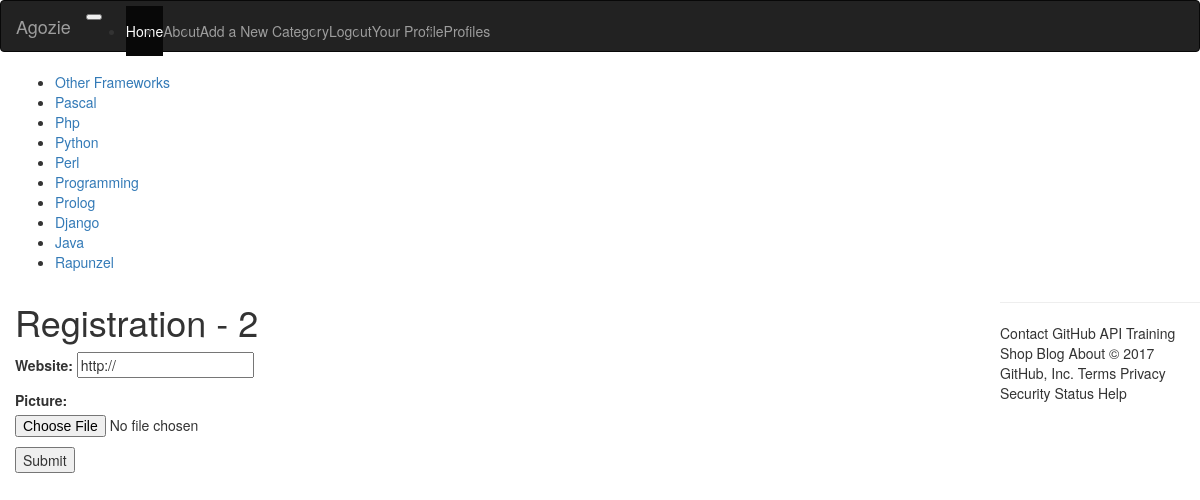
/rango/register_profile/ (signed in), run on the app's committed database.
### rango/models.py (models this page shows, shortened)
class Category(models.Model):
	name = models.CharField(max_length=128, unique=True)
	views = models.IntegerField(default=0)
	likes = models.IntegerField(default=0)
	slug = models.SlugField(unique=True)
	class Meta:
		verbose_name_plural = 'Categories'

### rango/views.py (the view, shortened to what this page needs)
def register_profile(request):
	form = UserProfileForm()
	context = {'form':form}
	return render(request, 'rango/profile_registration.html', context)

### rango/forms.py
class UserProfileForm(forms.ModelForm):
	website = forms.URLField(max_length=200, initial='http://', required=False)
	picture = forms.ImageField(required=False)
	class Meta:
		model = UserProfile
		exclude = ('user', )

### rango/templatetags/rango_template_tags.py (called while the page is built)
@register.inclusion_tag('rango/cats.html')
def get_category_list(cat=None):
	return {'cats': Category.objects.all(), 'act_cat':cat}

### templates/rango/profile_registration.html (shortened to what this page needs)
{% extends 'rango/base.html' %}
{% load staticfiles %}
{% block body_block %}
	<h1>Registration - 2</h1>
	<form method="post" action="." enctype="multipart/form-data">
		{{ form.as_p }}
		<input type="submit" value="Submit" />
	</form>
{% endblock %}

### templates/rango/cats.html
<ul>
{% if cats %}
	{% for c in cats %}
		{% if c == act_cat %}
			<li>
			<strong>
				<a href="{% url 'show_category' c.slug %}">{{ c.name }}</a>
			</strong>
			</li>
		{% else %}
			<li>
				<a href="{% url 'show_category' c.slug %}">{{ c.name }}</a>
			</li>
		{% endif %}
	{% endfor %}
{% endif %}
</ul>

### data on the page
Category: name "Other Frameworks"
Category: name "Pascal"
Category: name "Php"
Category: name "Python"
Category: name "Perl"
Category: name "Programming"
Category: name "Prolog"
Category: name "Django"
Category: name "Java"
Category: name "Rapunzel"
